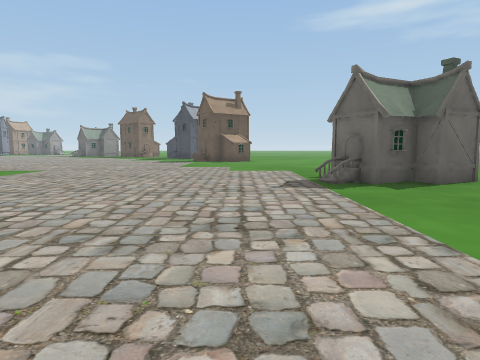
View 1 (above)

20 first-person views from a walk through a scene from a Unity 3-D project. The camera is 1.5 m above the floor, tilts 6° down and sees 75° across. The floor is counted in squares, 2 m on a side. Each view is taken from the middle of a square. On the plan, view 1 faces up. The plan holds only what a view shows up to about 10 squares ahead; the rest is blank. The place goes on beyond the plan. The player is left out. Some surface patterns are stand-ins.

View 2
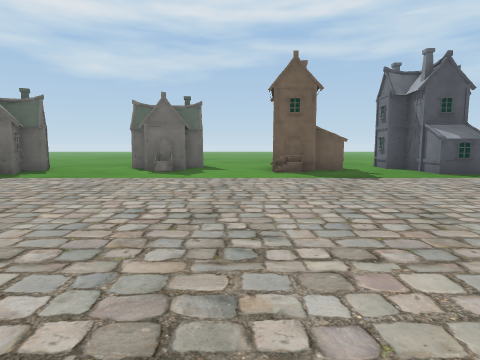

View 3
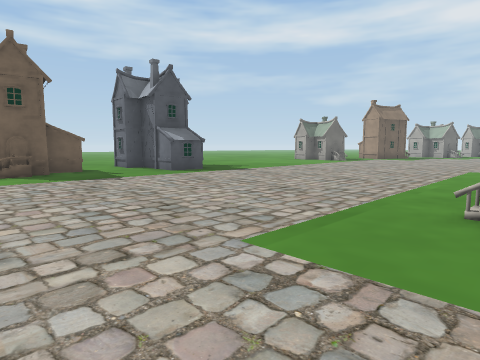

View 4
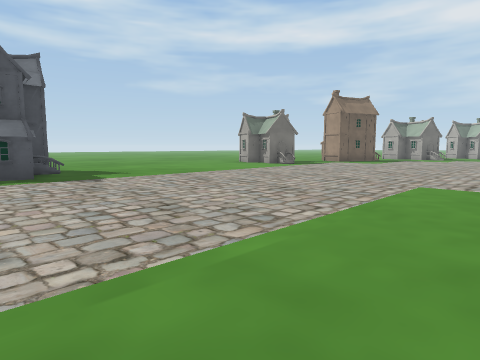

View 5
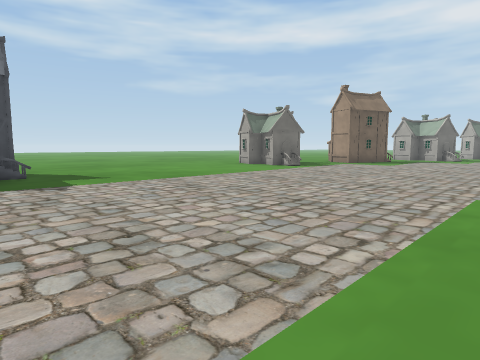

View 6
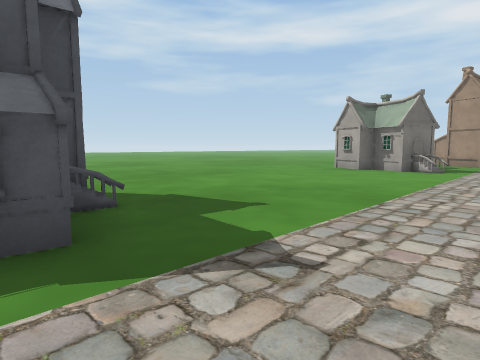

View 7
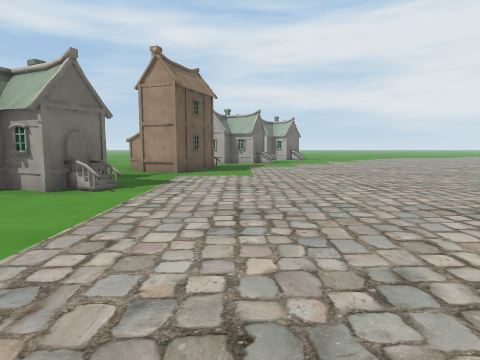

View 8
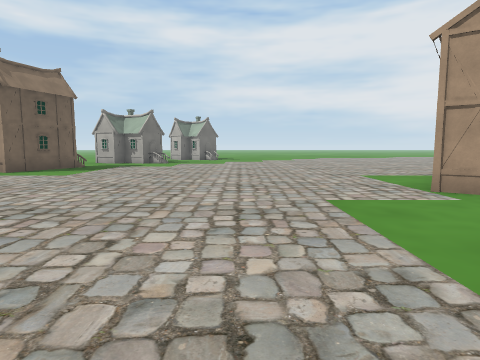

View 9
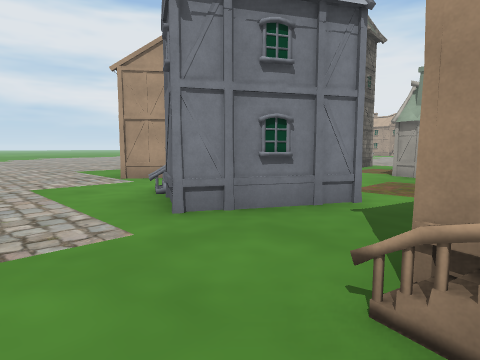

View 10
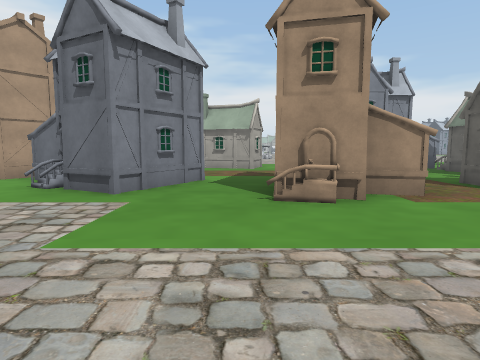

View 11
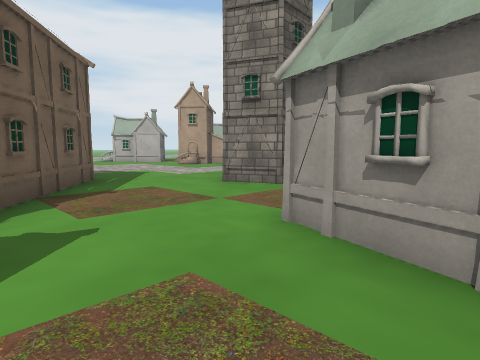

View 12
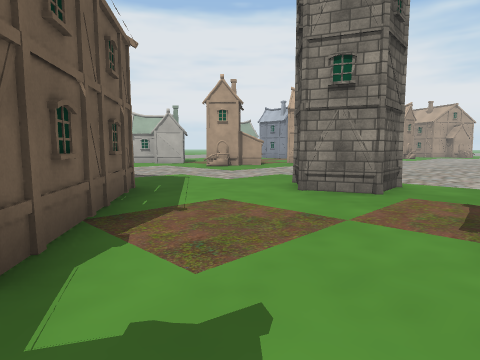

View 13
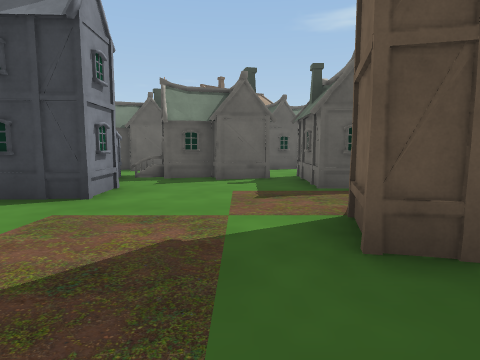

View 14
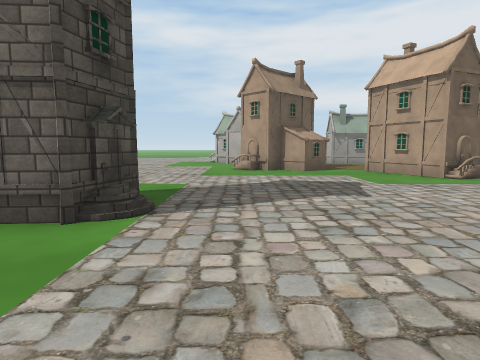

View 15
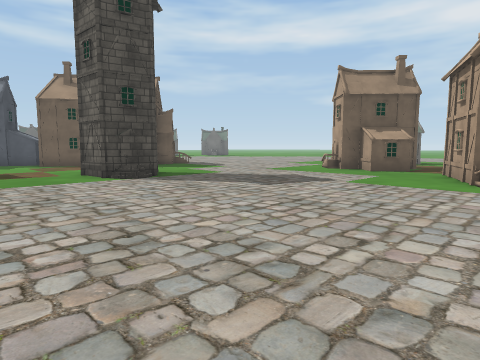

View 16
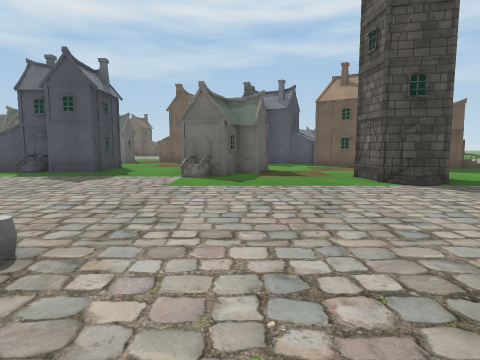

View 17
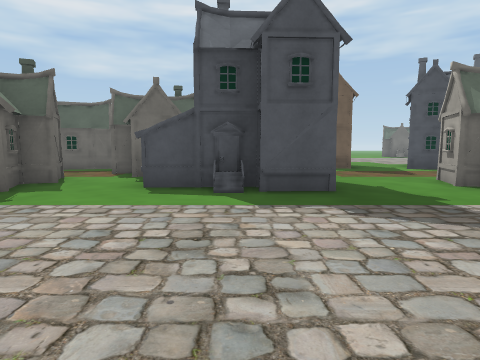

View 18
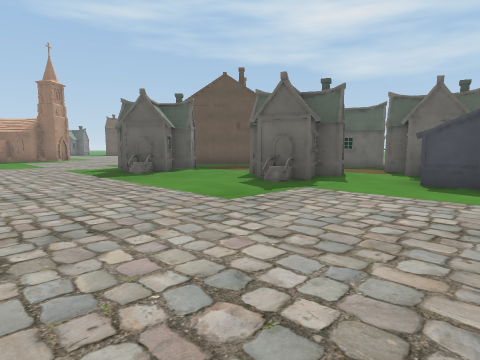

View 19
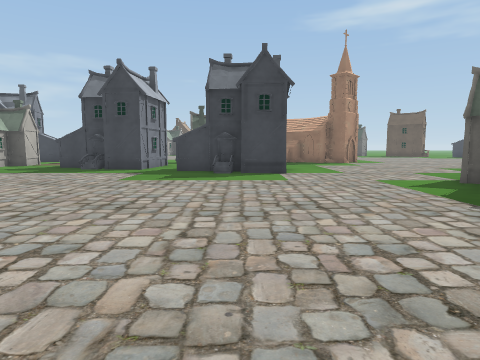

View 20
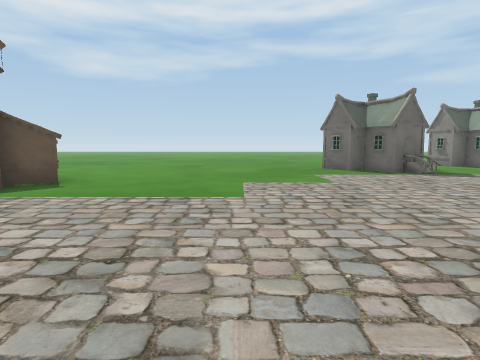

### Floor plan
Key: @ floor where view 1 was taken; # wall or solid block; . floor; O other object.
Columns run from 25 left of view 1 to 4 right of it. Each row starts with its distance up from view 1.
 15                      ........
 14                     .........
 13                    ..........
 12                   ...........
 11                    ..........
 10   O               ...........
  9 ..O## .....       ...........
  8 ...O##.....        .........#
  7 ...........         .......O##
  6 .........#          .........O
  5 .........##          .........
  4 ........OO#           ........
  3  .......O..           .......#
  2   ..........         ........O
  1   .........#        ..........
  0    .......O#  ..   ......@....
 -1     ......O##O...  ..........#
 -2     .........## .. .........O#
 -3     .......OOO##.# ..........O
 -4     .......# ..O.# O..........
 -5     ......OO ....# ...........
 -6       ....O##O..............O#
 -7       ...........OO.........O#
 -8    O............###..........O
 -9    O.......O....###O..........
-10   .......O###.................
-11 ..........O##...#.............
-12 ...........O...O###...........
-13 ............... ##............
-14 ........##....OO#O............
-15 ........#O...###..............
-16  .......O....####O..........O.
-17  ...........##   ..........OO#
-18  O..........    .............
-19 ##..........O   .............O
-20  ##........ O  ............O..
-21   O.O#....     ............#O.

Positions as (right, up) in squares from view 1, and headings:
1: (0, 0), facing up
2: (-6, 0), facing right
3: (-6, 0), facing down-right
4: (-6, -5), facing down-right
5: (-5, -6), facing down-right
6: (0, -6), facing down-right
7: (0, -11), facing down
8: (-5, -11), facing down
9: (-5, -9), facing down-left
10: (-2, -10), facing left
11: (-11, -10), facing down-left
12: (-11, -12), facing down-left
13: (-10, -11), facing up
14: (-19, -11), facing down
15: (-25, -11), facing down-right
16: (-24, -11), facing right
17: (-20, -5), facing right
18: (-21, -5), facing up-right
19: (-21, -1), facing up
20: (-7, 12), facing right
